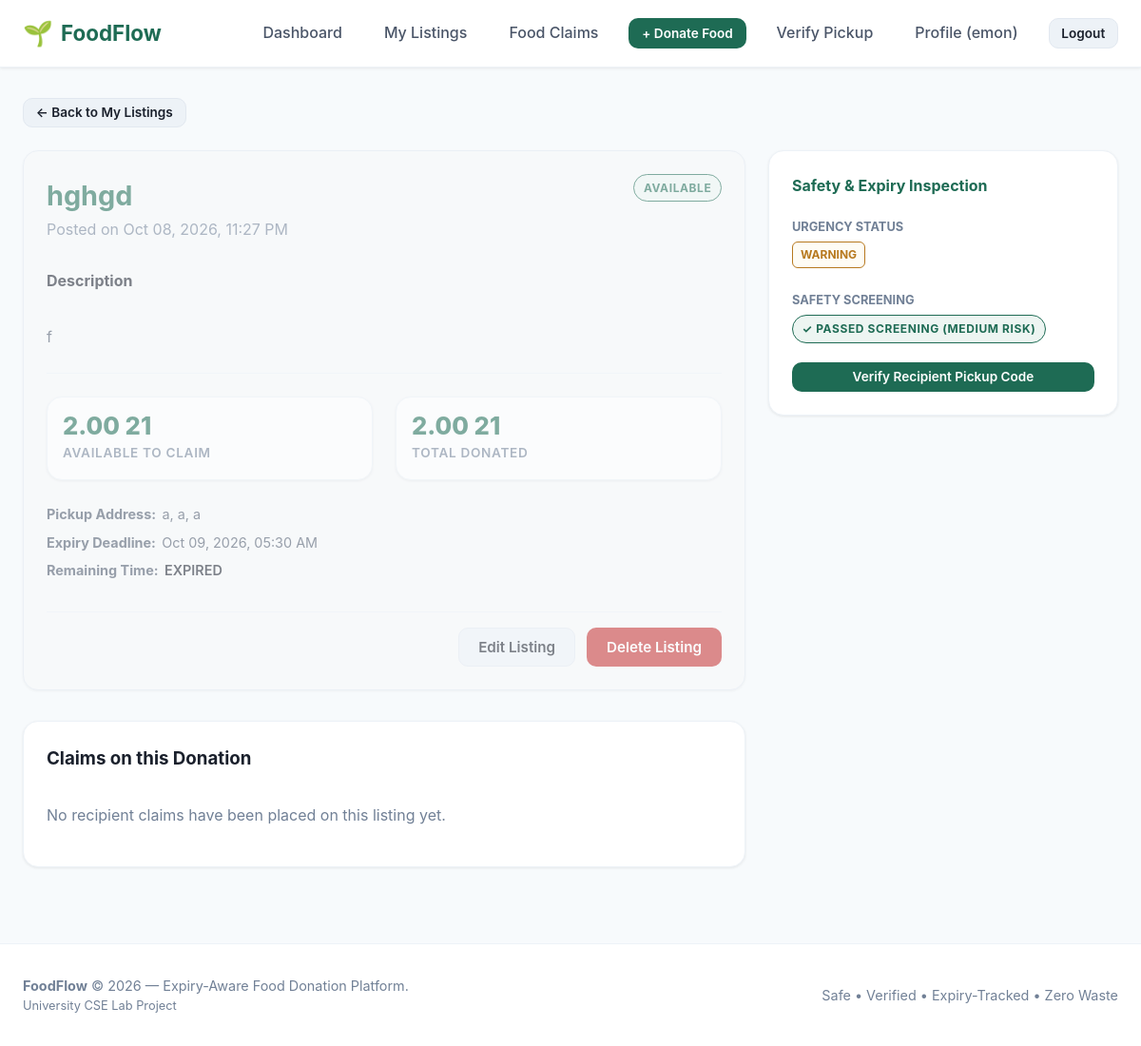
Screenshot of /donor/listings/7/ (signed in) with the database file from the repository.
### accounts/models.py (models this page shows, shortened)
class User(AbstractUser):
    ROLE_DONOR = 'donor'
    ROLE_RECIPIENT = 'recipient'
    ROLE_CHOICES = [
        (ROLE_DONOR, 'Donor'),
        (ROLE_RECIPIENT, 'Recipient'),
    ]
    role = models.CharField(
        max_length=20,
        choices=ROLE_CHOICES,
        default=ROLE_RECIPIENT,
        help_text="Designates whether this user registers as a food Donor or Recipient."
    )
    phone = models.CharField(
        max_length=20,
        blank=True,
        null=True,
        help_text="Contact telephone number"
    )
    @property
    def is_donor(self):
        return self.role == self.ROLE_DONOR
    @property
    def is_recipient(self):
        return self.role == self.ROLE_RECIPIENT

### listings/models.py (models this page shows, shortened)
class FoodListing(models.Model):
    STATUS_AVAILABLE = 'available'
    STATUS_CLAIMED = 'claimed'
    STATUS_COMPLETED = 'completed'
    STATUS_EXPIRED = 'expired'
    STATUS_BLOCKED = 'blocked'
    STATUS_CHOICES = [
        (STATUS_AVAILABLE, 'Available'),
        (STATUS_CLAIMED, 'Claimed'),
        (STATUS_COMPLETED, 'Completed'),
        (STATUS_EXPIRED, 'Expired'),
        (STATUS_BLOCKED, 'Blocked'),
    ]
    donor = models.ForeignKey(
        'accounts.Donor',
        on_delete=models.CASCADE,
        related_name='listings'
    )
    location = models.ForeignKey(
        'locations.Location',
        on_delete=models.PROTECT,
        related_name='listings'
    )
    food_name = models.CharField(max_length=200, help_text="e.g. Cooked Rice & Curry, Fresh Apples, Bread Rolls")
    description = models.TextField(blank=True, null=True, help_text="Preparation details, ingredients, or dietary info")
    quantity = models.DecimalField(
        max_digits=8,
        decimal_places=2,
        validators=[MinValueValidator(Decimal('0.01'))],
        help_text="Total initial quantity"
    )
    unit = models.CharField(
        max_length=50,
        help_text="Units: portions, kg, boxes, packets, meals, litres"
    )
    expires_at = models.DateTimeField(
        db_index=True,
        help_text="Exact expiry deadline"
    )
    status = models.CharField(
        max_length=20,
        choices=STATUS_CHOICES,
        default=STATUS_AVAILABLE,
        db_index=True
    )
    created_at = models.DateTimeField(auto_now_add=True)
    updated_at = models.DateTimeField(auto_now=True)
    class Meta:
        verbose_name = "Food Listing"
        verbose_name_plural = "Food Listings"
        ordering = ['expires_at']
    @property
    def quantity_available(self):
        from claims.models import Claim
        claimed_sum = self.claims.filter(
            status__in=[Claim.STATUS_PENDING, Claim.STATUS_COMPLETED]
        ).aggregate(total=Sum('claimed_quantity'))['total'] or Decimal('0.00')
        remaining = self.quantity - claimed_sum
        return max(Decimal('0.00'), remaining)

class ExpiryTracker(models.Model):
    URGENCY_SAFE = 'safe'
    URGENCY_WARNING = 'warning'
    URGENCY_URGENT = 'urgent'
    URGENCY_EXPIRED = 'expired'
    URGENCY_CHOICES = [
        (URGENCY_SAFE, 'Safe'),
        (URGENCY_WARNING, 'Warning'),
        (URGENCY_URGENT, 'Urgent'),
        (URGENCY_EXPIRED, 'Expired'),
    ]
    listing = models.OneToOneField(
        FoodListing,
        on_delete=models.CASCADE,
        related_name='expiry_tracker'
    )
    expires_at = models.DateTimeField()
    urgency_level = models.CharField(
        max_length=20,
        choices=URGENCY_CHOICES,
        default=URGENCY_SAFE
    )
    alert_sent = models.BooleanField(
        default=False,
        help_text="Prevents duplicate urgent or expiry notifications"
    )
    last_checked_at = models.DateTimeField(auto_now=True)
    class Meta:
        verbose_name = "Expiry Tracker"
        verbose_name_plural = "Expiry Trackers"

class FoodSafetyCheck(models.Model):
    RISK_LOW = 'low'
    RISK_MEDIUM = 'medium'
    RISK_HIGH = 'high'
    RISK_CHOICES = [
        (RISK_LOW, 'Low Risk'),
        (RISK_MEDIUM, 'Medium Risk'),
        (RISK_HIGH, 'High Risk'),
    ]
    listing = models.OneToOneField(
        FoodListing,
        on_delete=models.CASCADE,
        related_name='safety_check'
    )
    risk_level = models.CharField(
        max_length=20,
        choices=RISK_CHOICES,
        default=RISK_LOW
    )
    safe_until = models.DateTimeField(blank=True, null=True)
    is_safe = models.BooleanField(
        default=True,
        help_text="Whether this listing passed platform safety screening"
    )
    checked_at = models.DateTimeField(auto_now=True)
    class Meta:
        verbose_name = "Food Safety Check"
        verbose_name_plural = "Food Safety Checks"

### locations/models.py (models this page shows, shortened)
class Location(models.Model):
    address = models.CharField(max_length=255, help_text="Street address or building details")
    area = models.CharField(max_length=100, db_index=True, help_text="Neighborhood or area name")
    city = models.CharField(max_length=100, db_index=True, help_text="City name")
    postal_code = models.CharField(max_length=20, blank=True, null=True, help_text="Postal / ZIP code")
    latitude = models.DecimalField(max_digits=9, decimal_places=6, null=True, blank=True)
    longitude = models.DecimalField(max_digits=9, decimal_places=6, null=True, blank=True)
    class Meta:
        verbose_name = "Location"
        verbose_name_plural = "Locations"
        indexes = [
            models.Index(fields=['area'], name='loc_area_idx'),
            models.Index(fields=['city'], name='loc_city_idx'),
        ]
        constraints = [
            models.UniqueConstraint(
                fields=['address', 'area', 'city', 'postal_code'],
                name='unique_location_address'
            )
        ]

### listings/views.py (the view)
# urls.py: path('donor/listings/<int:pk>/', views.donor_listing_detail_view, name='donor_listing_detail'),
@login_required
def donor_listing_detail_view(request, pk):
    if not request.user.is_donor:
        messages.error(request, "Access restricted to food donors.")
        return redirect('home')
    listing = get_object_or_404(
        FoodListing.objects.select_related('donor__user', 'location', 'expiry_tracker', 'safety_check'),
        pk=pk
    )
    if listing.donor.user != request.user and not request.user.is_staff:
        messages.error(request, "Unauthorized: You do not own this listing.")
        return redirect('listings:donor_listings')
    claims = listing.claims.all().select_related('recipient__user').order_by('-claimed_at')
    context = {
        'listing': listing,
        'claims': claims,
    }
    return render(request, 'listings/listing_detail_donor.html', context)

### notifications/views.py (called while the page is built)
def unread_notification_context(request):
    if request.user.is_authenticated and request.user.is_recipient and hasattr(request.user, 'recipient_profile'):
        count = Notification.objects.filter(recipient=request.user.recipient_profile, is_read=False).count()
        return {'unread_notifications_count': count}
    return {'unread_notifications_count': 0}

### templates/listings/listing_detail_donor.html (shortened to what this page needs)
{% extends 'base.html' %}
{% block content %}
<div style="margin-bottom: 1.5rem;">
    <a href="{% url 'listings:donor_listings' %}" class="btn btn-secondary btn-sm">&larr; Back to My Listings</a>
</div>
<div class="grid grid-3">
    <div style="grid-column: span 2;">
        <div class="card" style="margin-bottom: 2rem;">
            <div class="card-header">
                <div>
                    <h1 style="color: var(--green-700); font-size: 1.8rem;">{{ listing.food_name }}</h1>
                    <span style="color: var(--grey-500);">Posted on {{ listing.created_at|date:"M d, Y, h:i A" }}</span>
                </div>
                <div>
                    <span class="badge badge-{{ listing.status }}">{{ listing.get_status_display }}</span>
                </div>
            </div>
            <div class="card-body">
                <h4 style="margin: 1rem 0 0.5rem; color: var(--ink);">Description</h4>
                <p style="color: var(--grey-700); white-space: pre-line;">
                    {{ listing.description|default:"No description provided." }}
                </p>
                <hr style="border: 0; border-top: 1px solid var(--grey-200); margin: 1.5rem 0;">
                <div class="grid grid-2">
                    <div class="stat-card" style="padding: 1rem;">
                        <span class="stat-value" style="font-size: 1.6rem;">{{ listing.quantity_available }} {{ listing.unit }}</span>
                        <span class="stat-label">Available to Claim</span>
                    </div>
                    <div class="stat-card" style="padding: 1rem;">
                        <span class="stat-value" style="font-size: 1.6rem;">{{ listing.quantity }} {{ listing.unit }}</span>
                        <span class="stat-label">Total Donated</span>
                    </div>
                </div>
                <div class="food-meta" style="margin-top: 1.5rem;">
                    <div class="food-meta-item">
                        <strong>Pickup Address:</strong>
                        <span>{{ listing.location.address }}, {{ listing.location.area }}, {{ listing.location.city }}</span>
                    </div>
                    <div class="food-meta-item">
                        <strong>Expiry Deadline:</strong>
                        <span>{{ listing.expires_at|date:"M d, Y, h:i A" }}</span>
                    </div>
                    <div class="food-meta-item">
                        <strong>Remaining Time:</strong>
                        <span class="countdown" data-expires="{{ listing.expires_at|date:'c' }}">Calculating...</span>
                    </div>
                </div>
            </div>
            <div class="card-footer" style="display: flex; gap: 0.75rem; justify-content: flex-end;">
                {% if listing.status != 'completed' and listing.status != 'expired' %}
                    <a href="{% url 'listings:donor_listing_edit' pk=listing.pk %}" class="btn btn-secondary">Edit Listing</a>
                {% endif %}
                <form action="{% url 'listings:donor_listing_delete' pk=listing.pk %}" method="post" onsubmit="return confirm('Are you sure you want to delete this listing?');">
                    <button type="submit" class="btn btn-danger">Delete Listing</button>
                </form>
            </div>
        </div>
        <div class="card">
            <h3 style="color: var(--ink); margin-bottom: 1rem;">Claims on this Donation</h3>
            {% if claims %}
            <div style="overflow-x: auto;">
                <table style="width: 100%; border-collapse: collapse; font-size: 0.95rem;">
                    <thead>
                        <tr style="text-align: left; border-bottom: 2px solid var(--grey-200); color: var(--grey-700);">
                            <th style="padding: 0.75rem 0.5rem;">Claim ID</th>
                            <th style="padding: 0.75rem 0.5rem;">Recipient</th>
                            <th style="padding: 0.75rem 0.5rem;">Quantity</th>
                            <th style="padding: 0.75rem 0.5rem;">Pickup Deadline</th>
                            <th style="padding: 0.75rem 0.5rem;">Status</th>
                        </tr>
                    </thead>
                    <tbody>
                        {% for claim in claims %}
                        <tr style="border-bottom: 1px solid var(--grey-200);">
                            <td style="padding: 0.75rem 0.5rem; font-weight: 600;">#{{ claim.id }}</td>
                            <td style="padding: 0.75rem 0.5rem;">{{ claim.recipient.user.username }} ({{ claim.recipient.user.phone|default:'No phone' }})</td>
                            <td style="padding: 0.75rem 0.5rem;">{{ claim.claimed_quantity }} {{ listing.unit }}</td>
                            <td style="padding: 0.75rem 0.5rem;">{{ claim.pickup_deadline|date:"M d, h:i A" }}</td>
                            <td style="padding: 0.75rem 0.5rem;">
                                <span class="badge badge-{{ claim.status }}">{{ claim.get_status_display }}</span>
                            </td>
                        </tr>
                        {% endfor %}
                    </tbody>
                </table>
            </div>
            {% else %}
            <p style="color: var(--grey-500); padding: 1rem 0;">No recipient claims have been placed on this listing yet.</p>
            {% endif %}
        </div>
    </div>
    <div>
        <div class="card" style="margin-bottom: 1.5rem;">
            <h4 style="color: var(--green-700); margin-bottom: 1rem;">Safety & Expiry Inspection</h4>
            <div style="margin-bottom: 1.25rem;">
                <label style="font-size: 0.8rem; font-weight: 700; color: var(--grey-500); text-transform: uppercase;">Urgency Status</label>
                <div style="margin-top: 0.25rem;">
                    <span class="urgency-badge urgency-{{ listing.expiry_tracker.urgency_level|default:'safe' }}">
                        {{ listing.expiry_tracker.get_urgency_level_display|default:'SAFE'|upper }}
                    </span>
                </div>
            </div>
            <div style="margin-bottom: 1.25rem;">
                <label style="font-size: 0.8rem; font-weight: 700; color: var(--grey-500); text-transform: uppercase;">Safety Screening</label>
                <div style="margin-top: 0.25rem;">
                    {% if listing.safety_check.is_safe %}
                        <span class="badge badge-available">✓ Passed Screening ({{ listing.safety_check.get_risk_level_display }})</span>
                    {% else %}
                        <span class="badge badge-blocked">⚠ High Risk / Blocked</span>
                    {% endif %}
                </div>
            </div>
            <div>
                <a href="{% url 'claims:verify_pickup' %}" class="btn btn-primary btn-sm" style="width: 100%;">
                    Verify Recipient Pickup Code
                </a>
            </div>
        </div>
    </div>
</div>
{% endblock %}

### templates/partials/navbar.html (shortened to what this page needs)
{% load static %}
<nav class="navbar">
    <div class="container navbar-container">
        <a href="{% url 'home' %}" class="brand">
            <span class="brand-icon">🌱</span>
            <span>FoodFlow</span>
        </a>
        <ul class="nav-links">
            {% if user.is_authenticated %}
                {% if user.is_donor %}
                    <li><a href="{% url 'accounts:donor_dashboard' %}" class="nav-link">Dashboard</a></li>
                    <li><a href="{% url 'listings:donor_listings' %}" class="nav-link">My Listings</a></li>
                    <li><a href="{% url 'claims:my_claims' %}" class="nav-link">Food Claims</a></li>
                    <li><a href="{% url 'listings:donor_listing_create' %}" class="nav-link btn btn-primary btn-sm" style="color: white;">+ Donate Food</a></li>
                    <li><a href="{% url 'claims:verify_pickup' %}" class="nav-link">Verify Pickup</a></li>
                {% endif %}
                <li><a href="{% url 'accounts:profile' %}" class="nav-link">Profile ({{ user.username }})</a></li>
                <li><a href="{% url 'accounts:logout' %}" class="nav-link btn btn-secondary btn-sm">Logout</a></li>
            {% endif %}
        </ul>
    </div>
</nav>

### rows the page displays
User: username "emon"
FoodListing: food_name "hghgd", created_at "Oct 08, 2026, 11:27 PM", status "AVAILABLE", description "f", quantity_available "2.00", unit "21", quantity "2.00", location.address "a", location.area "a", location.city "a", expires_at "Oct 09, 2026, 05:30 AM", expiry_tracker.urgency_level "WARNING", safety_check.risk_level "MEDIUM RISK"
